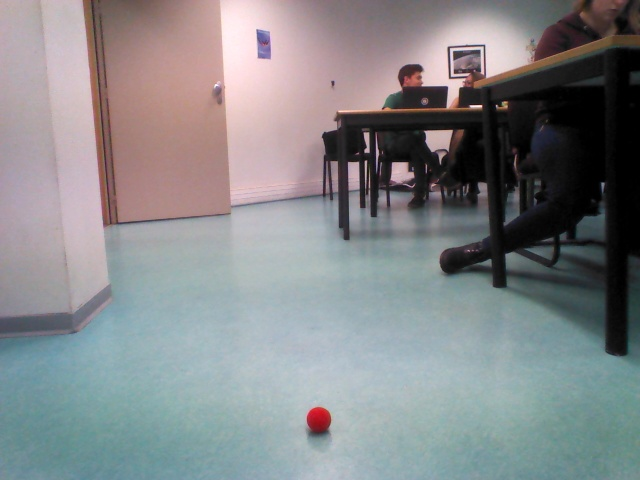
#> input picture img/calibrate/5.jpg, 640 x 480 px
$ python -i calibratecamera.py   (imports and definitions only)
#> lines starting #> are read from the running program, lines starting #| are printed output that depends on the picture; after the words box and inside, x2 and y2 are one past the last pixel; in counts of white or black regions, pixels touching at a corner belong together
import cv2
import cv2.cv as cv
import numpy as np


# F = (P x D) / W
DISTANCE_FROM_CAMERA = 1120
BALL_DIAMETER = 40
# [48 lines of commented-out code are left out]


def computeFocalLength():
    img = cv2.imread("../img/calibrate/5.jpg")
#> img is the input picture: shape (480, 640, 3); mean B, G, R 137.6, 135.3, 133.3
    img_hsv = cv2.cvtColor(img, cv2.COLOR_BGR2HSV)
#> img_hsv: shape (480, 640, 3); mean H, S, V 90.8, 38.6, 146.2
    lower_red = np.array([0, 255, 100])
    upper_red = np.array([10, 255, 255])
    mask0 = cv2.inRange(img_hsv, lower_red, upper_red)
#> mask0: shape (480, 640); every value is 0
    lower_red = np.array([170, 50, 50])
    upper_red = np.array([180, 255, 255])
    mask1 = cv2.inRange(img_hsv, lower_red, upper_red)
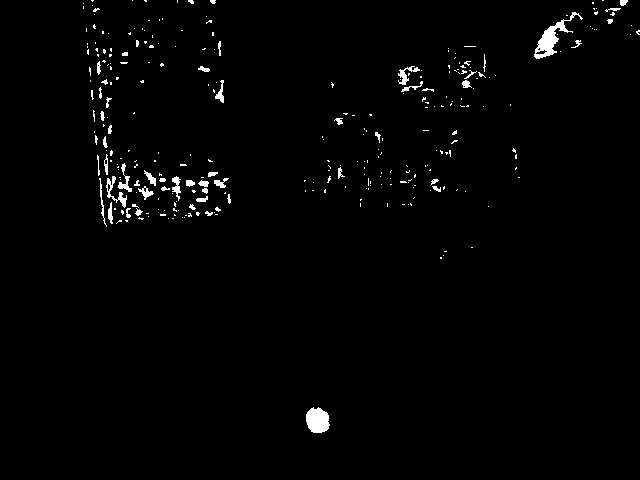
#> mask1: shape (480, 640); 1.5% white; 298 white regions (247 under 20 px), largest, box (x1, y1, x2, y2) and area: (534, 12, 583, 59) 593, (306, 407, 330, 433) 483, (106, 176, 127, 208) 188
    mask = mask0 + mask1
    output_img = img.copy()
    output_img[np.where(mask == 0)] = 0
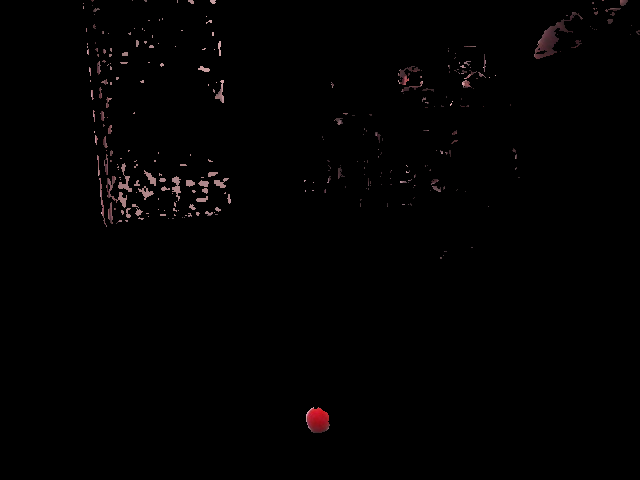
#> output_img: shape (480, 640, 3); mean B, G, R 1.3, 1.3, 1.9
    gray = cv2.cvtColor(output_img, cv2.COLOR_BGR2GRAY)
    kernel = np.ones((13, 13), np.uint8)
    gray = cv2.morphologyEx(gray, cv2.MORPH_OPEN, kernel)
    gray = cv2.GaussianBlur(gray, (3, 3), 0)
    circles = cv2.HoughCircles(image=gray, method=cv.CV_HOUGH_GRADIENT, dp=1, minDist=100, param1=100, param2=1,
                               minRadius=10, maxRadius=15)
#> circles = [[317.5, 420.5, 11.3]]
    circles = np.round(circles[0, :].astype("int"))
#> circles = [[317, 420, 11]]
    r = circles[0][2]
#> r = 11
    focalLength = (2*r * DISTANCE_FROM_CAMERA) / BALL_DIAMETER
#> focalLength = 616
    return focalLength

>>> result = computeFocalLength()
#> result = 616
